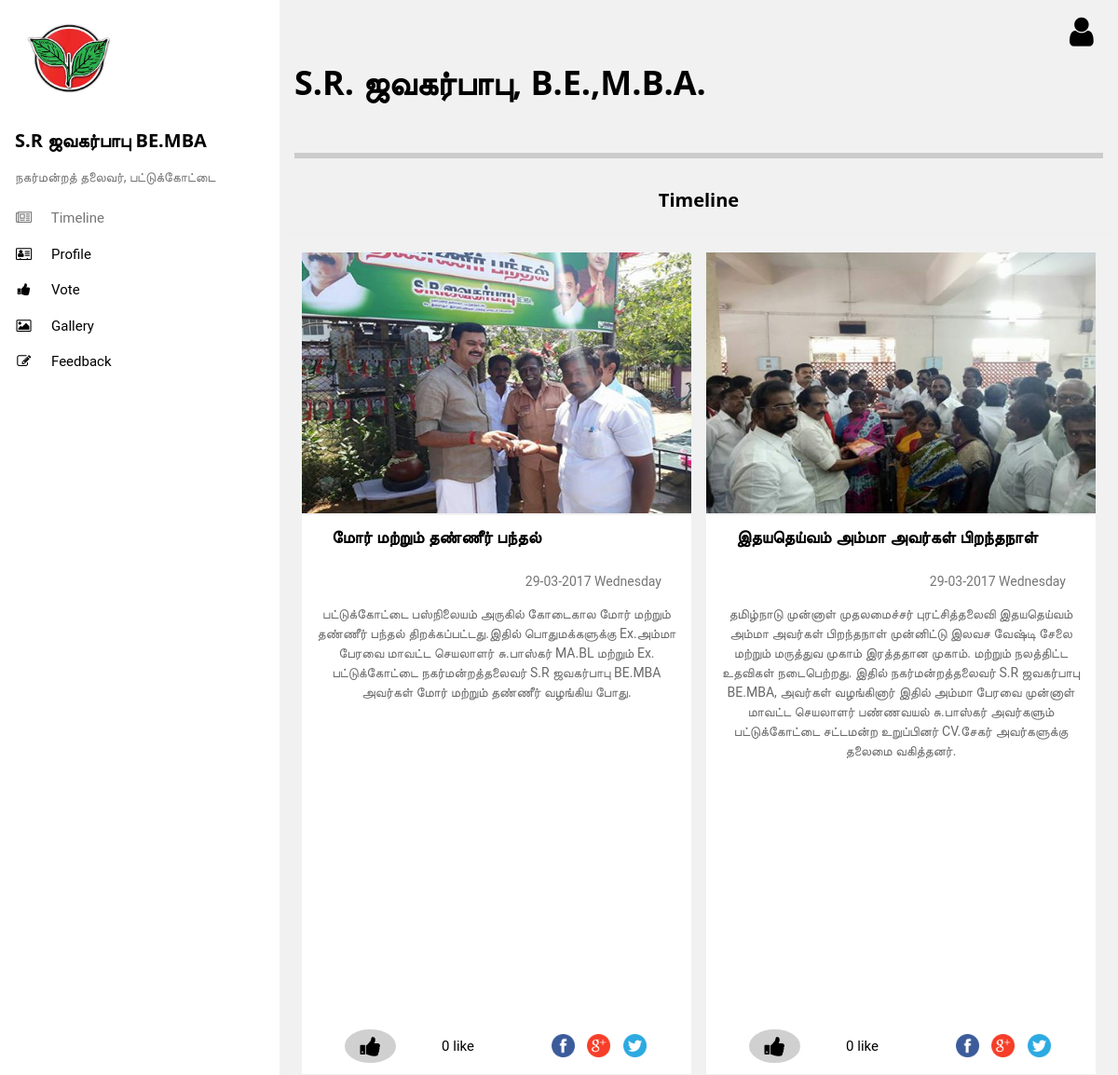
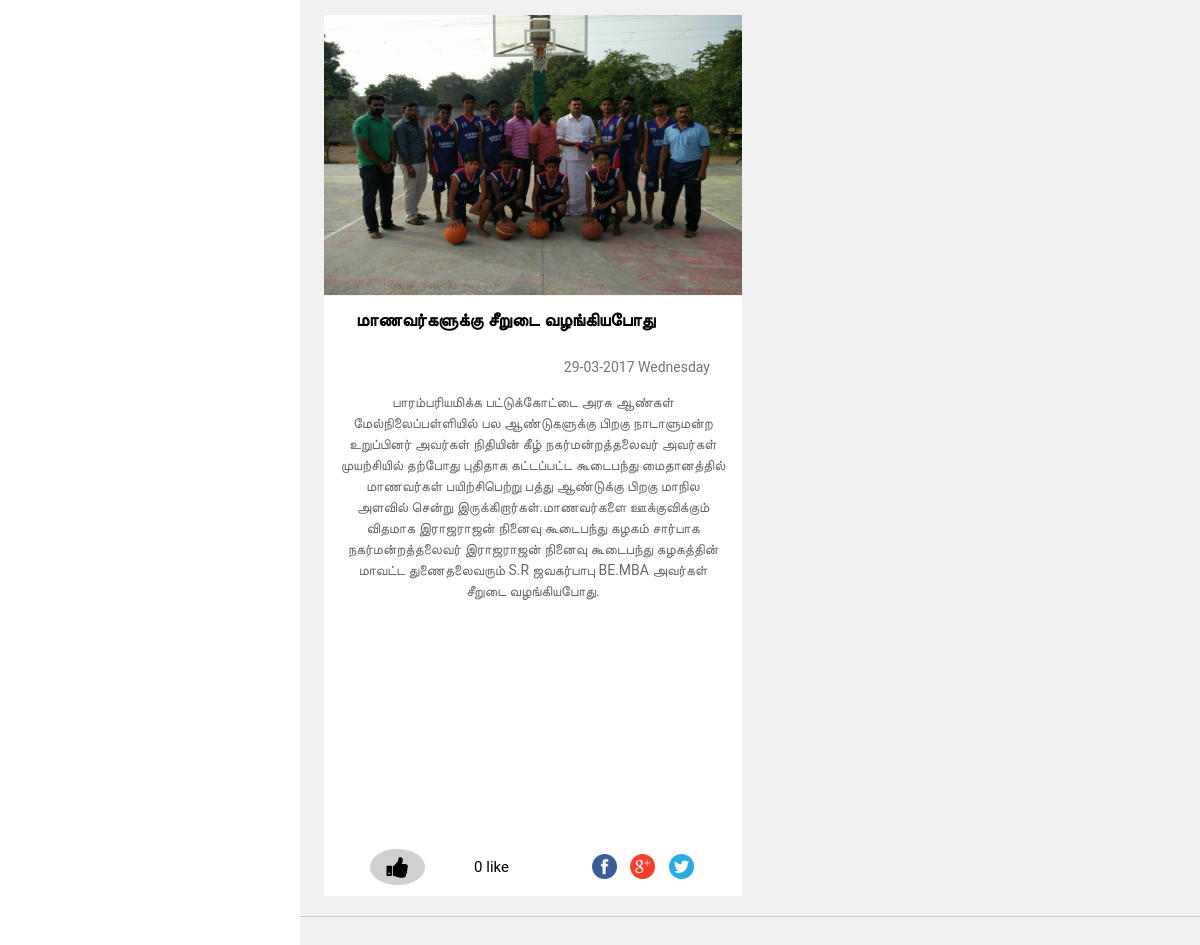
The page / on the database its author committed (2 pictures, top to bottom).
### tables this page shows
CREATE TABLE timeline (
  tid int NOT NULL PRIMARY KEY AUTO_INCREMENT,
  title varchar(50) NOT NULL,
  content varchar(510) NOT NULL,
  tdate timestamp DEFAULT CURRENT_TIMESTAMP
);

### index.php (the view, shortened to what this page needs)
<?php
include("content.php");
?>
<!DOCTYPE html>
<html>
<link rel="stylesheet" href="assets/css/w3.css">
<link rel="stylesheet" href="https://cdnjs.cloudflare.com/ajax/libs/font-awesome/4.7.0/css/font-awesome.min.css">
<link rel="stylesheet" href="assets/css/lightbox.min.css">
<body class="w3-light-grey w3-content" style="max-width:1600px">
<nav class="w3-sidebar w3-collapse w3-white w3-animate-left" style="z-index:3;width:300px;" id="mySidebar"><br>
  <div class="w3-container">
    <img src="assets/img/i.jpg" style="width:45%;" class="w3-round"><br><br>
    <h4><b>S.R ஜவகர்பாபு BE.MBA</b></h4>
    <p class="w3-text-grey">நகர்மன்றத் தலைவர், பட்டுக்கோட்டை</p>
  </div>
  <div class="w3-bar-block">
                       <a href="index.php" onclick="w3_close()" class="w3-bar-item w3-button w3-padding w3-text-grey w3-medium"><i class="fa fa-newspaper-o fa-fw w3-margin-right w3-medium"></i> Timeline</a>
                        <a href="profile.php" onclick="w3_close()" class="w3-bar-item w3-button w3-padding w3-medium"><i class="fa fa-address-card-o fa-fw w3-margin-right w3-medium"></i>  Profile</a>
                        <a href="vote.php" onclick="w3_close()" class="w3-bar-item w3-button w3-padding w3-medium"><i class="fa fa-thumbs-up fa-fw w3-margin-right w3-medium"></i>  Vote</a>
                        <a href="gallery.php" onclick="w3_close()" class="w3-bar-item w3-button w3-padding w3-medium"><i class="fa fa-picture-o fa-fw w3-margin-right w3-medium"></i>  Gallery</a>
			<a href="feedback.php" onclick="w3_close()" class="w3-bar-item w3-button w3-padding w3-medium"><i class="fa fa-pencil-square-o fa-fw w3-margin-right w3-medium"></i>  Feedback</a>
  </div>
</nav>
<div class="w3-main" style="margin-left:300px">
  <header id="portfolio">
    <a id="user" class="w3-hover-indigo" href="#"><i class="fa fa-user fa-fw w3-margin-right w3-xxlarge w3-right" style="padding-top: 16px"></i></a>
    <div class="w3-container">
    <h1><b>S.R. ஜவகர்பாபு, B.E.,M.B.A.</b></h1>
    <div class="w3-section w3-bottombar w3-padding-16">
    </div>
    </div>
  </header>
  <div class="w3-center w3-centered w3-container w3-padding-small w3-border-bottom" style="align-content:center;margin-bottom:32px">
      <h4><b>Timeline</b></h4>
      <hr>
    <div class="w3-row-padding">
	<?php
	$data=mysqli_query($conn,"SELECT tid,title,content,UNIX_TIMESTAMP(tdate) as timed FROM timeline");
    if(mysqli_num_rows($data) >0){
        while($val = mysqli_fetch_assoc($data)) {
         ?>
    <div class="w3-half w3-container w3-margin-bottom">
<a class="example-image-link" href="assets/img/<?php echo $val['tid'] ?>.jpg" data-lightbox="<?php echo $val['tid'] ?>" data-title="<?php echo $val['title'] ?>"><img class="example-image" src="assets/img/<?php echo $val['tid'] ?>.jpg" alt="<?php echo $val['title'] ?>" style="height: 280px; width:100%" class="w3-hover-opacity"/></a>
      <div class="w3-container w3-white" style="height: 600px; position: relative;">
          <div class="w3-col s12"><h5 class="w3-left w3-padding-left"><b><?php echo $val['title'] ?></b></h5> <p class="w3-right w3-text-grey w3-padding-right"><?php echo date("d-m-Y l",$val['timed']);?></p></div><br>
        <p><?php echo $val['content'] ?></p>
        <div class="w3-padding-bottom w3-col s12" style="position: absolute; bottom: 0;">
		<table style="width: 100%;">
		<tr><td ><i id="<?php echo $val['tid'] ?>" class="like w3-btn w3-grey w3-circle fa fa-thumbs-up w3-xlarge" onclick="changelike(this.id);"></i></td>
                    <td><span id="t<?php echo $val['tid'] ?>">0</span><span id="s<?php echo $val['tid'] ?>"> like</span></td>
		<td><div id="share-buttons"><a class="fb" target="_blank"><img src="assets/img/facebook.png" alt="Facebook" /></a>
		<a class="gp" target="_blank"><img src="assets/img/google.png" alt="Google" /></a>
		<a class="tt" target="_blank"><img src="assets/img/twitter.png" alt="Twitter" /></a></div></td>
		</tr></table>
	</div>
      </div>
    </div>
	<?php }
    } ?>
  </div>
  </div>
</div>
</body>
</html>

### index.php (style rules this page uses)
#share-buttons img { width: 35px; padding: 5px; border: 0; box-shadow: 0; display: inline; }

### rows shown on the page
timeline: shows a picture, title "மோர் மற்றும் தண்ணீர் பந்தல்", timed "29-03-2017 Wednesday", content "பட்டுக்கோட்டை பஸ்நிலையம் அருகில் கோடைகால மோர் மற்றும் தண்ணீர் பந்தல் திறக்கப்பட்டது.இதில் பொதுமக்களுக்கு Ex.அம்மா பேரவை மாவட்ட செயலாளர் சு.பாஸ்கர் MA.BL மற்றும் Ex. பட்டுக்கோட்டை நகர்மன்றத்தலைவர் S.R ஜவகர்பாபு BE.MBA அவர்கள் மோர் மற்றும் தண்ணீர் வழங்கிய போது."
timeline: shows a picture, title "இதயதெய்வம் அம்மா அவர்கள் பிறந்தநாள்", timed "29-03-2017 Wednesday", content "தமிழ்நாடு முன்னாள் முதலமைச்சர் புரட்சித்தலைவி இதயதெய்வம் அம்மா அவர்கள் பிறந்தநாள் முன்னிட்டு இலவச வேஷ்டி சேலை மற்றும் மருத்துவ முகாம் இரத்ததான முகாம். மற்றும் நலத்திட்ட உதவிகள் நடைபெற்றது. இதில் நகர்மன்றத்தலைவர் S.R ஜவகர்பாபு BE.MBA, அவர்கள் வழங்கினார் இதில் அம்மா பேரவை முன்னாள் மாவட்ட செயலாளர் பண்ணவயல் சு.பாஸ்கர் அவர்களும் பட்டுக்கோட்டை சட்டமன்ற உறுப்பினர் CV.சேகர் அவர்களுக்கு தலைமை வகித்தனர்."
timeline: shows a picture, title "மாணவர்களுக்கு சீறுடை வழங்கியபோது", timed "29-03-2017 Wednesday", content "பாரம்பரியமிக்க பட்டுக்கோட்டை அரசு ஆண்கள் மேல்நிலைப்பள்ளியில் பல ஆண்டுகளுக்கு பிறகு நாடாளுமன்ற உறுப்பினர் அவர்கள் நிதியின் கீழ் நகர்மன்றத்தலைவர் அவர்கள் முயற்சியில் தற்போது புதிதாக கட்டப்பட்ட கூடைபந்து மைதானத்தில் மாணவர்கள் பயிற்சிபெற்று பத்து ஆண்டுக்கு பிறகு மாநில அளவில் சென்று இருக்கிறார்கள்.மாணவர்களை ஊக்குவிக்கும் விதமாக இராஜராஜன் நினைவு கூடைபந்து கழகம் சார்பாக நகர்மன்றத்தலைவர் இராஜராஜன் நினைவு கூடைபந்து கழகத்தின் மாவட்ட துணைதலைவரும் S.R ஜவகர்பாபு BE.MBA அவர்கள் சீறுடை வழங்கியபோது."
